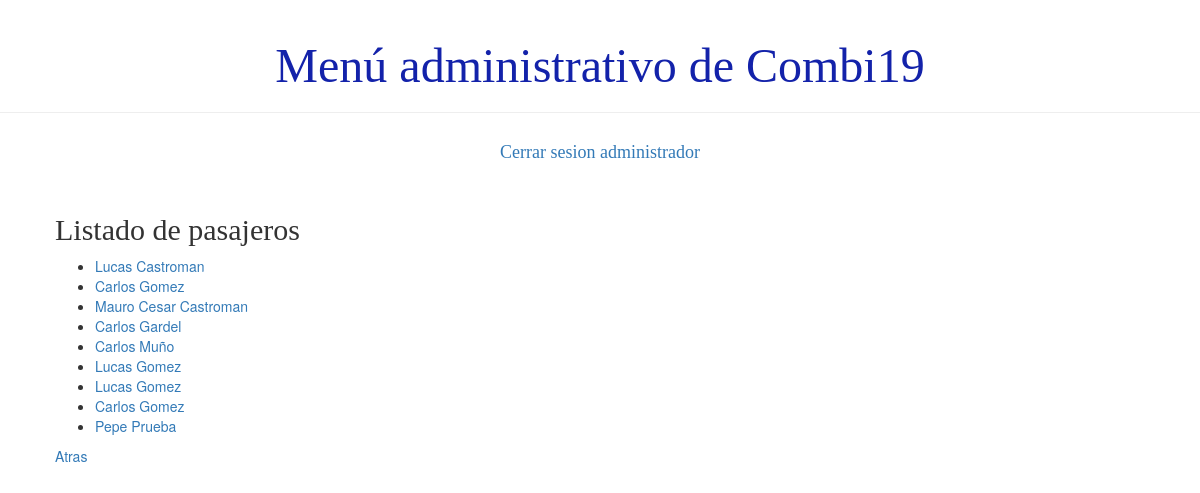
The page /usuario/listaPasajero (signed in) on the database as committed earlier.
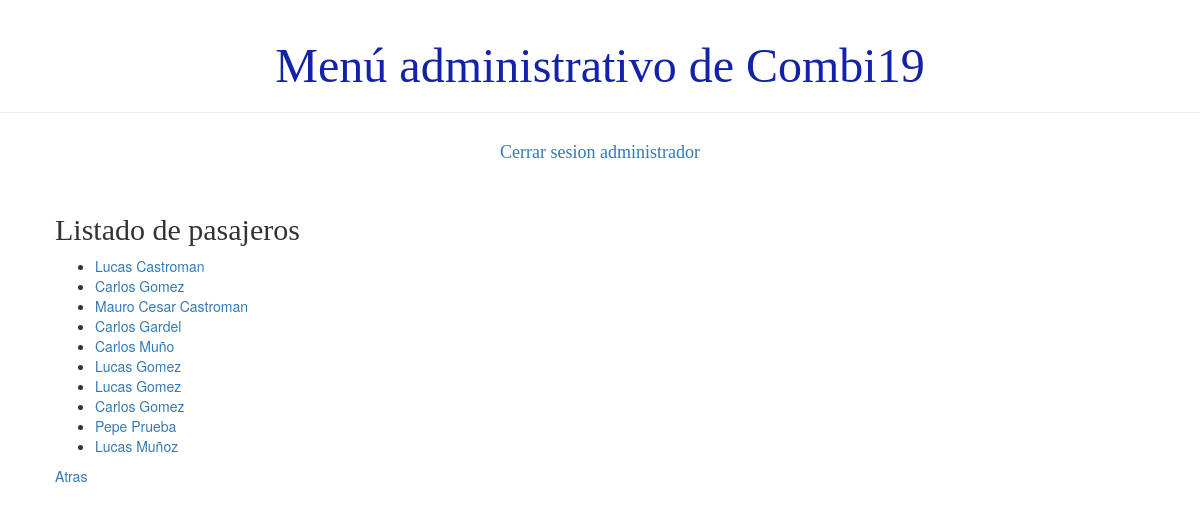
The same page on the database as committed later.
### demo1/models.py (models this page shows)
class Persona(models.Model):
    usuario = models.ForeignKey('auth.User', on_delete=models.CASCADE)
    dni = models.IntegerField()
    telefono = models.BigIntegerField()
    activo = models.BooleanField(default=True)
    def __str__(self):
        return '%s %s' % (self.usuario.first_name, self.usuario.last_name)

class Pasajero(Persona):
    TIPOS_PLANES = (
        ('BASICO', 'BASICO'),
        ('GOLD', 'GOLD'),)
    tipo = models.CharField(max_length=6, choices=TIPOS_PLANES)
    fecha_de_nacimiento = models.DateField()

class Persona(models.Model):
    usuario = models.ForeignKey('auth.User', on_delete=models.CASCADE)
    dni = models.IntegerField()
    telefono = models.BigIntegerField()
    activo = models.BooleanField(default=True)
    def __str__(self):
        return '%s %s' % (self.usuario.first_name, self.usuario.last_name)

### demo1/views.py (the view)
# urls.py: path('usuario/listaPasajero', views.lisatdo_pasajero, name='listado_pasajero'),
def lisatdo_pasajero(request):
    pasajeros=Pasajero.objects.all()
    return render(request, 'demo1/listados/listado_pasajero.html', {'pasajeros':pasajeros})

### demo1/templates/demo1/listados/listado_pasajero.html
{% extends 'demo1/base.html' %}
{% block content %}
    <h2>Listado de pasajeros</h2>
    <div>
        <ul>
        {% for pasajero in pasajeros %}
            <li><a href="{% url 'detalle_pasajero' pk=pasajero.pk%}">{{ pasajero }}</a></li>
        {% endfor %}
        </ul>
    </div>
    <div><a href="{% url 'principal' %}">Atras</a></div>
{% endblock %}

### demo1/templates/demo1/base.html (shortened to what this page needs)
{% load static %}
<html>
    <head >
        <link rel="stylesheet" href="//maxcdn.bootstrapcdn.com/bootstrap/3.2.0/css/bootstrap.min.css">
        <link rel="stylesheet" href="//maxcdn.bootstrapcdn.com/bootstrap/3.2.0/css/bootstrap-theme.min.css">
        <link rel="stylesheet" href="{% static 'css/demo1.css' %}">
    </head>
    <body>
        <div class="page-header">
        {% if user.is_authenticated and user.is_superuser %}
                <h1>Menú administrativo de Combi19</h1>
        </div>
            <div class="card"><h4><a href="http://127.0.0.1:8000/logout/">Cerrar sesion administrador</a> </h4> </div>
            <br>
            <div>
                <div class="content container">
                    {% block content %}
                    {% endblock %}
                </div>
        </div>
        {% else %}
            <h2 class='card'> <p>Error, No ha iniciado sesion</p></h2>
            <h2 class='card'> <a href="http://127.0.0.1:8000/login/">Iniciar Sesión</a></h2>
        {% endif %}
    </body>
</html>

### demo1/static/css/demo1.css (style rules this page uses)
h4 { color: #02105e; }
.page-header h1, .page-header h1 a, .page-header h1 a:visited, .page-header h1 a:active { color: #1322aa; font-size: 36pt; text-decoration: none; display:inline; display: flex; align-items: center; justify-content: center; }
.content { margin-left: 40px; }
h1, h2, h3, h4 { font-family: 'Lobster', cursive; }
.card { display: flex; align-items: center; justify-content: center; }

Rows that differ between the two databases and show on the page:
added Pasajero: last_name "Lucas Muñoz"
